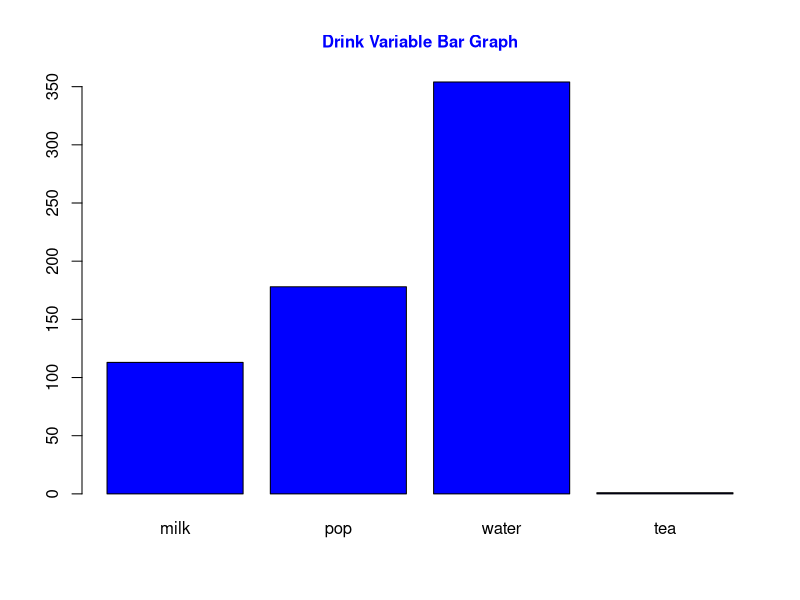
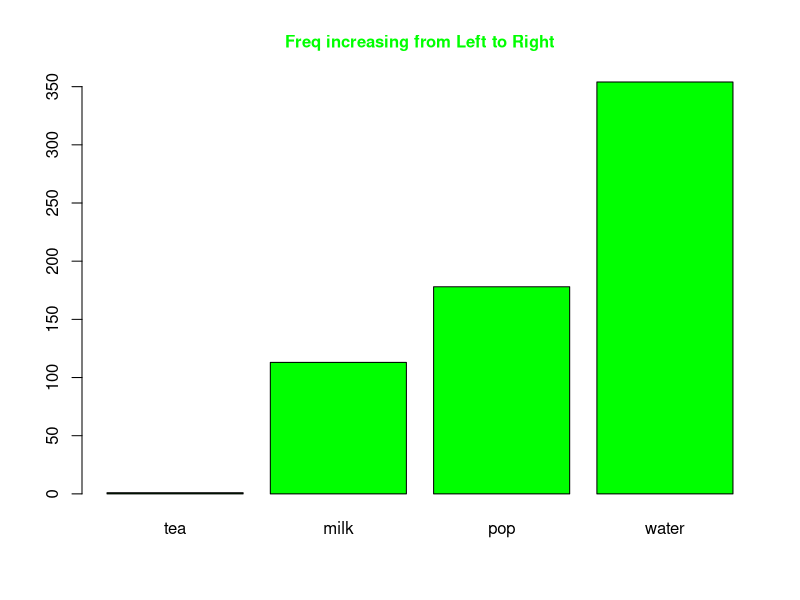
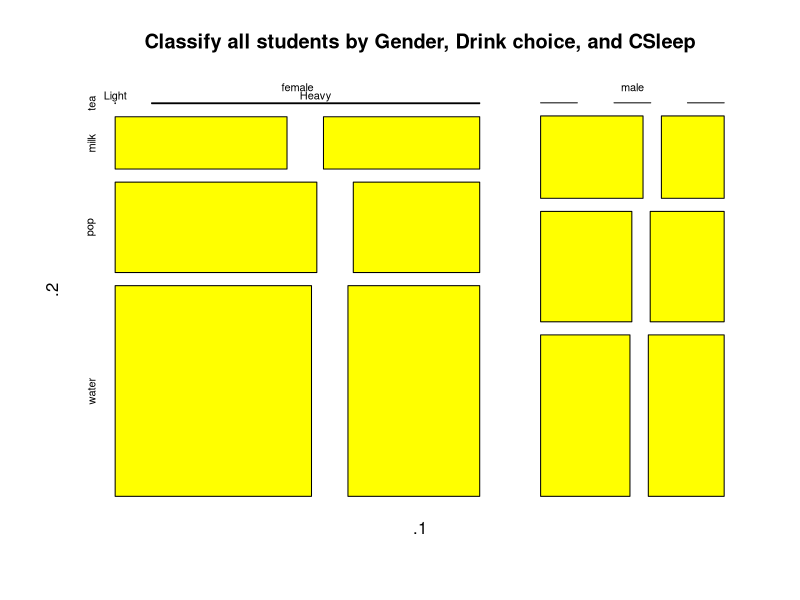

The R script that drew these images, in order:
## ---- chunk 1
knitr::opts_chunk$set(echo = TRUE)
## ---- chunk 2
library(LearnBayes)
## ---- chunk 3

head(studentdata)
## ---- chunk 4
drink_variable = data.frame(studentdata)
str(drink_variable['Drink'])
## ---- chunk 5
#This displays an error
#drink_variable[1] = "tea"
#drink_variable

#drink_variable$m.Drink = with(drink_variable,drink_variable="tea",stringsAsFactros=F)

drink_variable$Drink = (factor(drink_variable$Drink, levels = c("milk","pop","water","tea")))
levels(as.factor(drink_variable$Drink))

drink_variable$Drink[1] = 'tea'
head(drink_variable['Drink'])
## ---- chunk 6
using_tapply <- with(drink_variable[complete.cases(drink_variable),], tapply(Shoes, Gender, median))
using_tapply
## ---- chunk 7
classfier_tapply <- with(drink_variable[complete.cases(drink_variable),], tapply(Shoes, list(Drink, Gender), median))
classfier_tapply
## ---- chunk 8
Heights <- with(drink_variable[complete.cases(drink_variable), ], split(Height, Gender))
head(Heights)
## ---- chunk 9
lapply(Heights, max)
## ---- chunk 10
barplot(main="Drink Variable Bar Graph",cex.main=1,col="blue",col.main="blue",table(drink_variable$Drink))
## ---- chunk 11
drink_variable$Drink = (factor(drink_variable$Drink, levels = c("tea","milk","pop","water")))
barplot(main="Freq increasing from Left to Right",cex.main=1,col.main="green",col= "green",table(drink_variable$Drink))
## ---- chunk 12
table(list(drink_variable$Gender, drink_variable$Drink))
## ---- chunk 13
prop.table(table(list(drink_variable$Gender, drink_variable$Drink))[,4])
## ---- chunk 14
drink_variable['Sleep'] = drink_variable$WakeUp - drink_variable$ToSleep
drink_variable$Sleep
## ---- chunk 15
mean_amt <- mean(drink_variable$Sleep, na.rm = T)
mean_amt
## ---- chunk 16
drink_variable['CSleep'] <- cut(drink_variable$Sleep, breaks = c(-Inf,7.5, Inf), labels = c('Light','Heavy'))
## ---- chunk 17
classfiy_students <- table(list(drink_variable$Gender, drink_variable$Drink, drink_variable$CSleep))
classfiy_students
## ---- chunk 18
plot(main="Classify all students by Gender, Drink choice, and CSleep",col="yellow",classfiy_students)
## ---- chunk 19
apply(table(drink_variable$Gender, drink_variable$Drink), 1, sum)
apply(table(drink_variable$Gender, drink_variable$CSleep), 1, sum)
apply(table(drink_variable$Drink, drink_variable$Sleep), 1, sum)
## ---- chunk 20
highest_freq<-data.frame(table(drink_variable$Gender, drink_variable$Drink, drink_variable$CSleep))
 highest_freq[highest_freq$Freq == max(highest_freq$Freq), ]
 
